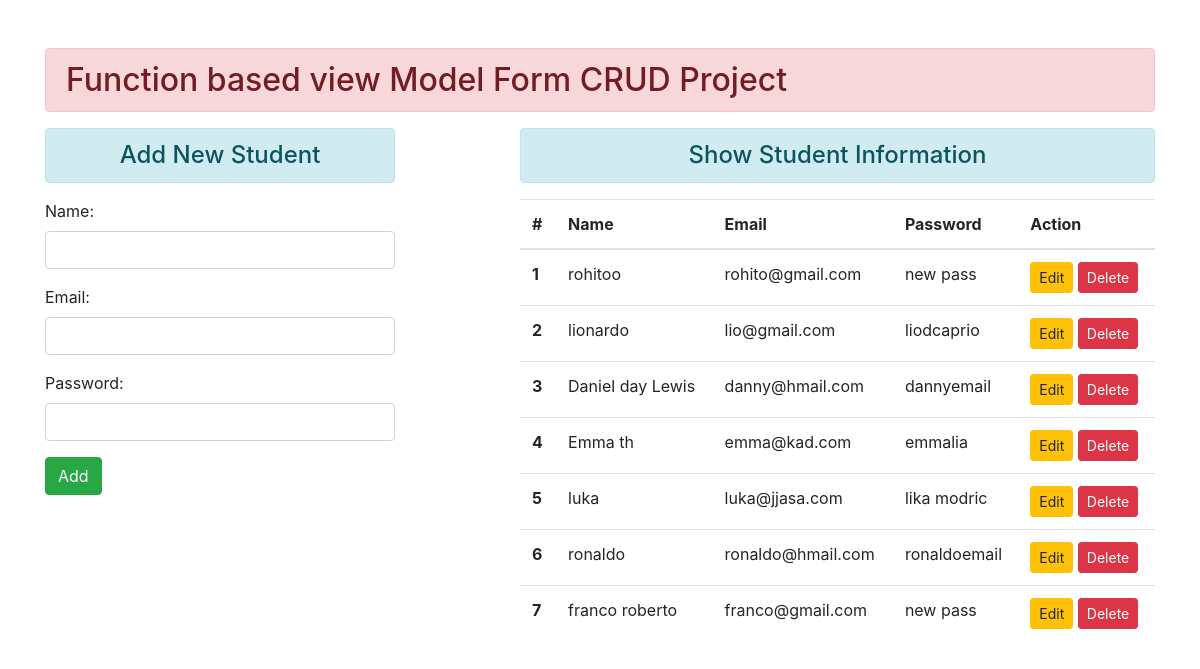
The page / on the database its author committed.
### enroll/models.py (models this page shows)
class User(models.Model):
    name = models.CharField(max_length=100)
    email = models.EmailField(max_length=100)
    password = models.CharField(max_length=100)

### enroll/views.py (the view)
# urls.py: path('', views.add_show, name='addshow'),
def add_show(request):
    if request.method == 'POST':
        fm = StudentRegistration(request.POST)
        if fm.is_valid():
            fm.save()
        fm = StudentRegistration()
    else:
        fm = StudentRegistration()
    stud = User.objects.all()
    return render(request, 'enroll/addshow.html', {'form': fm, 'stu': stud})

### enroll/forms.py
class StudentRegistration(forms.ModelForm):
    class Meta:
        model = User
        fields = ['name', 'email', 'password']
        widgets = {
            'name': forms.TextInput(attrs={'class': 'form-control'}),
            'email': forms.EmailInput(attrs={'class': 'form-control'}),
            'password': forms.PasswordInput(render_value=True, attrs={'class': 'form-control'})
        }

### enroll/templates/enroll/addshow.html (shortened to what this page needs)
{% extends 'enroll/base.html' %}
{% block content %}
<div class="row">
    <div class="col-sm-4">
        <h4 class="text-center alert alert-info">Add New Student</h4>
        <form action="" method="POST">
            {{ form.as_p }}
            <input type="submit" class="btn btn-success" value="Add">
        </form>
    </div>
    <div class="col-sm-7 offset-1">
        <h4 class="text-center alert alert-info">Show Student Information</h4>
        {% if stu %}
        <table class="table table-hover">
            <thead>
            <tr>
                <th scope="col">#</th>
                <th scope="col">Name</th>
                <th scope="col">Email</th>
                <th scope="col">Password</th>
                <th scope="col">Action</th>
            </tr>
            </thead>
            <tbody>
            {% for st in stu %}
            <tr>
                <th scope="row">{{ forloop.counter }}</th>
                <td>{{ st.name }}</td>
                <td>{{ st.email }}</td>
                <td>{{ st.password }}</td>
                <td>
                    <a href="{% url 'update_data' st.id %}" class="btn btn-warning btn-sm">Edit</a>
                    <form action="{% url 'delete_data' st.id %}" method="POST" class="d-inline">
                        <input type="submit" value="Delete" class="btn btn-danger btn-sm">
                    </form>
                </td>
            </tr>
            {% endfor %}
            </tbody>
        </table>
        {% else %}
        <h4 class="text-center alert alert-warning">No Data Found</h4>
        {% endif %}
    </div>
</div>
{% endblock content %}

### enroll/templates/enroll/base.html (shortened to what this page needs)
<!DOCTYPE html>
{% load static %}
<html lang="en">
<head>
    <link rel="stylesheet" href="{% static 'enroll/css/bootstrap.min.css' %}" class="css">
</head>
<body>
<div class="container mt-5">
    <h2 class="test-center alert alert-danger">Function based view Model Form CRUD Project</h2>
    {% block content %}
    {% endblock content%}
</div>
</body>
</html>

### rows shown on the page
User: name "rohitoo", email "rohito@gmail.com", password "new pass"
User: name "lionardo", email "lio@gmail.com", password "liodcaprio"
User: name "Daniel day Lewis", email "danny@hmail.com", password "dannyemail"
User: name "Emma th", email "emma@kad.com", password "emmalia"
User: name "luka", email "luka@jjasa.com", password "lika modric"
User: name "ronaldo", email "ronaldo@hmail.com", password "ronaldoemail"
User: name "franco roberto", email "franco@gmail.com", password "new pass"
